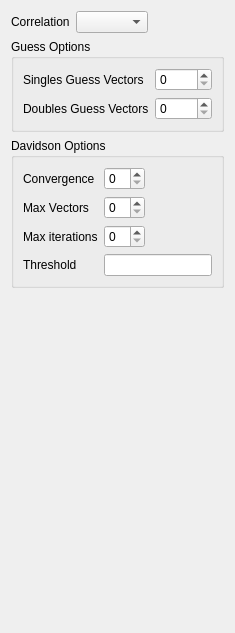
          <widget class="QWidget" name="AdvancedEOM">
           <layout class="QVBoxLayout" name="verticalLayout_4">
            <item>
             <layout class="QGridLayout" name="gridLayout_2">
              <item row="0" column="2">
               <spacer>
                <property name="orientation">
                 <enum>Qt::Horizontal</enum>
                </property>
                <property name="sizeHint" stdset="0">
                 <size>
                  <width>40</width>
                  <height>20</height>
                 </size>
                </property>
               </spacer>
              </item>
              <item row="0" column="0">
               <widget class="QLabel" name="label_188">
                <property name="text">
                 <string>Correlation</string>
                </property>
               </widget>
              </item>
              <item row="0" column="1">
               <widget class="QComboBox" name="eom_corr"/>
              </item>
             </layout>
            </item>
            <item>
             <widget class="QGroupBox" name="groupBox_17">
              <property name="title">
               <string>Guess Options</string>
              </property>
              <layout class="QGridLayout" name="gridLayout_3">
               <item row="0" column="0">
                <widget class="QLabel" name="label_195">
                 <property name="text">
                  <string>Singles Guess Vectors</string>
                 </property>
                </widget>
               </item>
               <item row="0" column="1">
                <widget class="QSpinBox" name="eom_nguess_singles"/>
               </item>
               <item row="1" column="0">
                <widget class="QLabel" name="label_196">
                 <property name="text">
                  <string>Doubles Guess Vectors</string>
                 </property>
                </widget>
               </item>
               <item row="1" column="1">
                <widget class="QSpinBox" name="eom_nguess_doubles"/>
               </item>
              </layout>
             </widget>
            </item>
            <item>
             <widget class="QGroupBox" name="groupBox_14">
              <property name="title">
               <string>Davidson Options</string>
              </property>
              <layout class="QVBoxLayout" name="verticalLayout_2">
               <item>
                <layout class="QGridLayout" name="gridLayout_9">
                 <item row="0" column="0">
                  <widget class="QLabel" name="label_215">
                   <property name="text">
                    <string>Convergence</string>
                   </property>
                  </widget>
                 </item>
                 <item row="1" column="0">
                  <widget class="QLabel" name="label_162">
                   <property name="text">
                    <string>Max Vectors</string>
                   </property>
                  </widget>
                 </item>
                 <item row="2" column="0">
                  <widget class="QLabel" name="label_167">
                   <property name="text">
                    <string>Max iterations</string>
                   </property>
                  </widget>
                 </item>
                 <item row="0" column="2">
                  <spacer name="horizontalSpacer_8">
                   <property name="orientation">
                    <enum>Qt::Horizontal</enum>
                   </property>
                   <property name="sizeHint" stdset="0">
                    <size>
                     <width>40</width>
                     <height>20</height>
                    </size>
                   </property>
                  </spacer>
                 </item>
                 <item row="0" column="1">
                  <widget class="QSpinBox" name="eom_davidson_convergence"/>
                 </item>
                 <item row="1" column="1">
                  <widget class="QSpinBox" name="eom_davidson_maxvectors"/>
                 </item>
                 <item row="2" column="1">
                  <widget class="QSpinBox" name="eom_davidson_max_iter"/>
                 </item>
                 <item row="3" column="1" colspan="2">
                  <widget class="QLineEdit" name="eom_davidson_threshold"/>
                 </item>
                 <item row="3" column="0">
                  <widget class="QLabel" name="label_216">
                   <property name="text">
                    <string>Threshold</string>
                   </property>
                  </widget>
                 </item>
                </layout>
               </item>
              </layout>
             </widget>
            </item>
            <item>
             <spacer name="verticalSpacer_8">
              <property name="orientation">
               <enum>Qt::Vertical</enum>
              </property>
              <property name="sizeHint" stdset="0">
               <size>
                <width>20</width>
                <height>334</height>
               </size>
              </property>
             </spacer>
            </item>
           </layout>
          </widget>
